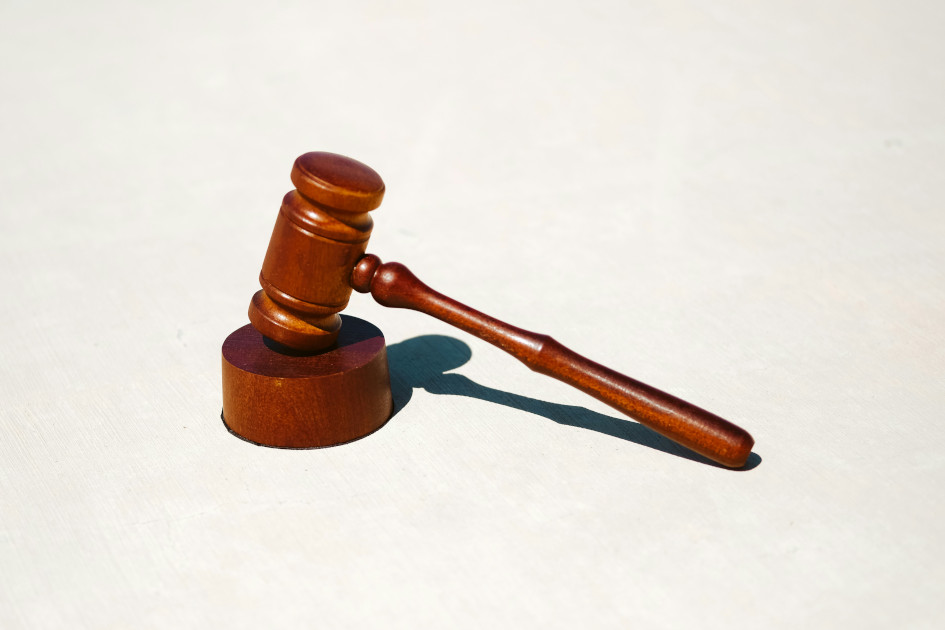
#> input picture gavel.jpg, 945 x 630 px
$ python make_og.py gavel.jpg
#> lines starting #> are read from the running program, lines starting #| are printed output that depends on the picture
#!/usr/bin/env python3
"""Generate a dedicated OpenGraph card image (1200x630) from a source image.

The source image (usually the post's feature image) is never modified: the
derivative is written to images/og/<name>-og.jpg. Run from the blog root:

    uv run --with pillow ./make_og.py images/voyagerdoc.jpg

Prints the front-matter line to paste into the post, e.g.:

    og_image: https://eve.gd/images/og/voyagerdoc-og.jpg
"""

import sys
import json
import pathlib

from PIL import Image, ImageOps

OG_SIZE = (1200, 630)
JPEG_QUALITY = 85


def _load_cfg():
    cfg_path = pathlib.Path("sequoia.json")
    if cfg_path.exists():
        return json.loads(cfg_path.read_text())
    return {}


def crop_box(width, height, target=OG_SIZE):
    """Centred crop box (left, top, right, bottom) at the target aspect."""
    target_ratio = target[0] / target[1]
    ratio = width / height
    if ratio > target_ratio:
        # too wide: keep full height, trim the sides
        crop_w = round(height * target_ratio)
        left = (width - crop_w) // 2
        return (left, 0, left + crop_w, height)
    if ratio < target_ratio:
        # too tall: keep full width, trim top and bottom
        crop_h = round(width / target_ratio)
        top = (height - crop_h) // 2
        return (0, top, width, top + crop_h)
    return (0, 0, width, height)


def output_path(src, og_dir):
    """images/foo.png -> <og_dir>/foo-og.jpg"""
    return pathlib.Path(og_dir) / f"{pathlib.Path(src).stem}-og.jpg"


def make_og(src, og_dir, target=OG_SIZE):
    """Write the derivative; return (out_path, warning_or_None).

    The source file is left untouched. A warning string is returned when the
    source is smaller than the target and had to be upscaled.
    """
#> called with target = (1200, 630)
    src = pathlib.Path(src)
    og_dir = pathlib.Path(og_dir)
    og_dir.mkdir(parents=True, exist_ok=True)
    out = output_path(src, og_dir)

    with Image.open(src) as im:
#> im is the input picture: PIL image 945x630 RGB; mean R, G, B 227.4, 219.6, 211.8
        im = ImageOps.exif_transpose(im)
        im = im.crop(crop_box(im.width, im.height, target))
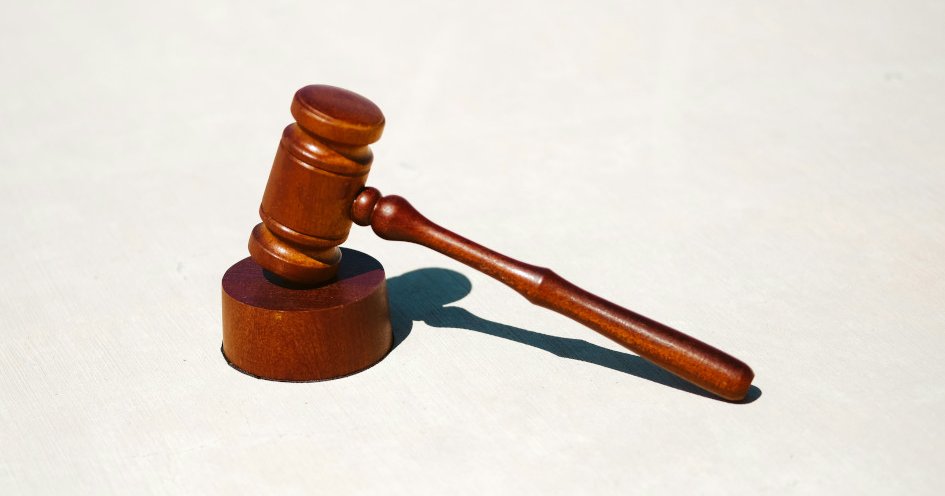
#> im: PIL image 945x496 RGB; mean R, G, B 223.7, 214.4, 206.1
        warning = None
        if im.width < target[0]:
            warning = (
                f"{src}: source is smaller than {target[0]}x{target[1]} "
                f"after cropping ({im.width}x{im.height}); upscaled — "
                "the card may look soft."
            )
        im = im.resize(target, Image.LANCZOS)
#> im: PIL image 1200x630 RGB
        if im.mode not in ("RGB", "L"):
            im = im.convert("RGB")
        im.save(out, format="JPEG", quality=JPEG_QUALITY,
                optimize=True, progressive=True)
    return out, warning


def front_matter_line(out_path, site_url):
    return f"og_image: {site_url.rstrip('/')}/{pathlib.Path(out_path).as_posix()}"


def main(argv):
    if not argv:
        print("usage: make_og.py <image> [<image> ...]", file=sys.stderr)
        return 2

    cfg = _load_cfg()
    site_url = cfg.get("siteUrl", "https://eve.gd")
    images_dir = pathlib.Path(cfg.get("imagesDir", "./images"))
    og_dir = images_dir / "og"

    status = 0
    for arg in argv:
        src = pathlib.Path(arg)
        if not src.exists():
            # allow a bare filename, resolved against imagesDir
            candidate = images_dir / arg
            if candidate.exists():
                src = candidate
            else:
                print(f"error: {arg} not found", file=sys.stderr)
                status = 1
                continue
        out, warning = make_og(src, og_dir)
        if warning:
            print(f"warning: {warning}", file=sys.stderr)
        size_kb = out.stat().st_size // 1024
#> size_kb = 53
        print(f"wrote {out} (1200x630, {size_kb} KB)")
#| wrote images/og/gavel-og.jpg (1200x630, 53 KB)
        print(front_matter_line(out, site_url))
#| og_image: https://eve.gd/images/og/gavel-og.jpg
    return status


if __name__ == "__main__":
    sys.exit(main(sys.argv[1:]))
#> (the program exits here)
